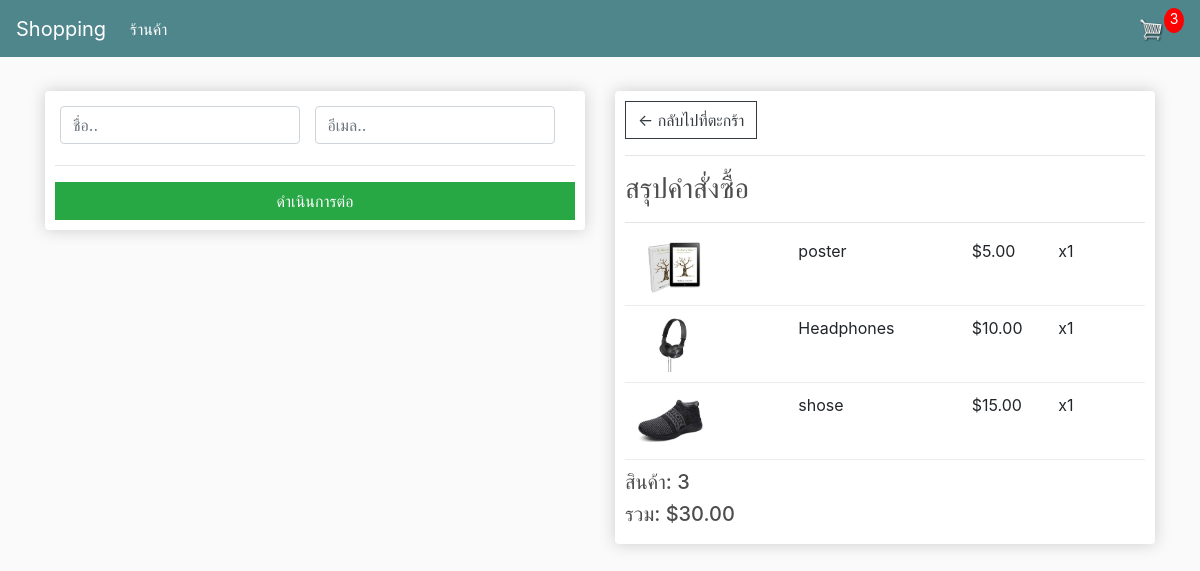
/checkout/ (signed in), run on an earlier commit of the app's database.
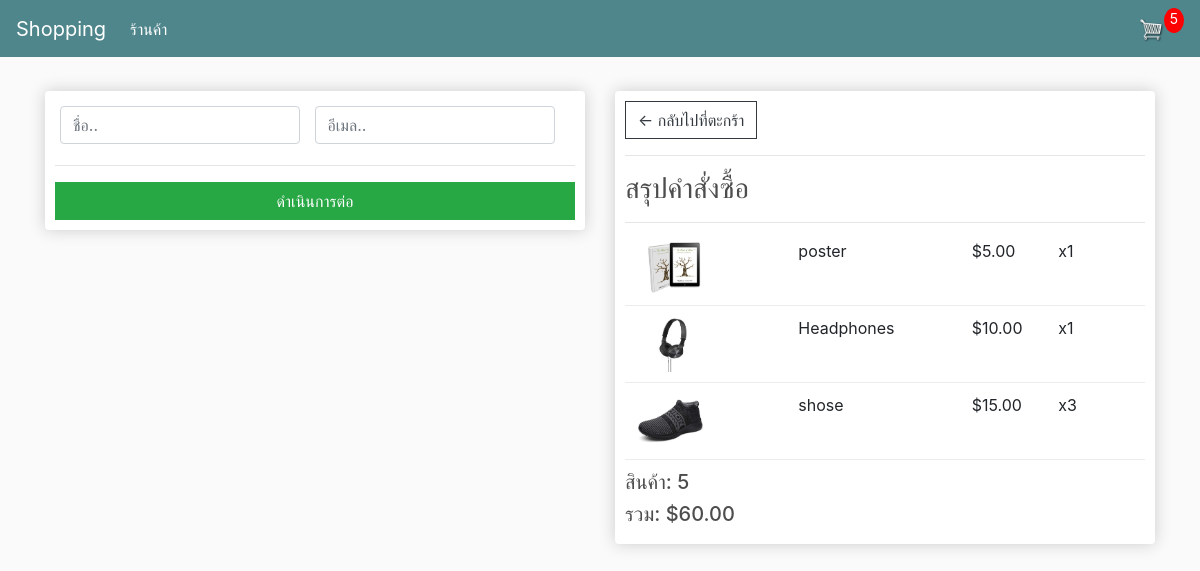
And on a later commit of the database.
### store/models.py (models this page shows, shortened)
class OrderItem(models.Model):
    product = models.ForeignKey(Product, on_delete=models.SET_NULL, null=True)
    order = models.ForeignKey(Order, on_delete=models.SET_NULL, null=True)
    quantity = models.IntegerField(default=0, null=True, blank=True)
    date_added = models.DateTimeField(auto_now_add=True)
    motor_rounds = models.IntegerField(default=1)  # เพิ่มฟิลด์จำนวนรอบที่มอเตอร์ต้องหมุน
    @property
    def get_total(self):
        total = self.product.price * self.quantity
        return total

class Order(models.Model):
    customer = models.ForeignKey(Customer, on_delete=models.SET_NULL, null=True, blank=True)
    date_ordered = models.DateTimeField(auto_now_add=True)
    complete = models.BooleanField(default=False)
    transaction_id = models.CharField(max_length=100, null=True)
    charge_id = models.CharField(max_length=100, null=True, blank=True)  # เพิ่มฟิลด์ charge_id
    payment_status = models.CharField(max_length=50, choices=[('pending', 'Pending'), ('successful', 'Successful')], default='pending')
    @property
    def get_cart_total(self):
        orderitems = self.orderitem_set.all()
        total = sum([item.get_total for item in orderitems])
        return total
    @property
    def get_cart_items(self):
        orderitems = self.orderitem_set.all()
        total = sum([item.quantity for item in orderitems])
        return total

class Product(models.Model):
    name = models.CharField(max_length=200)
    price = models.FloatField(null=False)  # ราคาของสินค้า
    image = models.ImageField(null=True, blank=True)  # รูปภาพของสินค้า
    digital = models.BooleanField(default=False, null=True, blank=True)  # สินค้าแบบดิจิทัลหรือไม่
    motor = models.ForeignKey(Motor, on_delete=models.SET_NULL, null=True, blank=True)  # การเชื่อมโยงกับมอเตอร์
    motor_rounds = models.IntegerField(default=1)  # จำนวนรอบที่มอเตอร์ต้องหมุน
    stock = models.IntegerField(default=0)
    @property
    def imageURL(self):
        try:
            url = self.image.url
        except:
            url = ''
        return url

### store/views.py (the view)
# urls.py: path('checkout/', views.checkout, name="checkout"),
def checkout(request):
    data = cartData(request)
    cartItems = data['cartItems']
    order = data['order']
    items = data['items']
    logger.info(f"Checkout page rendered with {len(items)} items in the cart")
    return render(request, 'store/checkout.html', {
        'items': items,
        'order': order,
        'cartItems': cartItems,
        'OPN_PUBLIC_KEY': settings.OPN_PUBLIC_KEY
    })

### store/utils.py (called while the page is built)
def cartData(request):
	if request.user.is_authenticated:
		customer = request.user.customer
		order, created = Order.objects.get_or_create(customer=customer, complete=False)
		items = order.orderitem_set.all()
		cartItems = order.get_cart_items
	else:
		cookieData = cookieCart(request)
		cartItems = cookieData['cartItems']
		order = cookieData['order']
		items = cookieData['items']
	return {'cartItems': cartItems, 'order': order, 'items': items}

### store/templates/store/checkout.html (shortened to what this page needs)
{% extends 'store/main.html' %}
{% load static %}
{% block content %}
<div class="row">
    <div class="col-lg-6">
        <div class="box-element" id="form-wrapper">
            <form id="form">
                <div id="user-info">
                    <div class="form-field">
                        <input required class="form-control" type="text" name="name" placeholder="ชื่อ..">
                    </div>
                    <div class="form-field">
                        <input required class="form-control" type="email" name="email" placeholder="อีเมล..">
                    </div>
                </div>
                <hr>
                <input id="form-button" class="btn btn-success btn-block" type="submit" value="ดำเนินการต่อ">
            </form>
        </div>
    </div>
    <div class="col-lg-6">
        <div class="box-element">
            <a class="btn btn-outline-dark" href="{% url 'cart' %}">&#x2190; กลับไปที่ตะกร้า</a>
            <hr>
            <h3>สรุปคำสั่งซื้อ</h3>
            <hr>
            {% for item in items %}
            <div class="cart-row">
                <div style="flex:2"><img class="row-image" src="{{item.product.imageURL}}"></div>
                <div style="flex:2"><p>{{item.product.name}}</p></div>
                <div style="flex:1"><p>${{item.product.price|floatformat:2}}</p></div>
                <div style="flex:1"><p>x{{item.quantity}}</p></div>
            </div>
            {% endfor %}
            <h5>สินค้า:   {{order.get_cart_items}}</h5>
            <h5>รวม:   ${{order.get_cart_total|floatformat:2}}</h5>
        </div>
    </div>
</div>
{% endblock content %}

What changed in the data, as far as the page shows it:
changed OrderItem "shose": quantity "1" → "3"
changed Order: get_cart_items "3" → "5"; get_cart_total "30.00" → "60.00"
Also different on the page:
{{ cartItems }}: "3" → "5"
